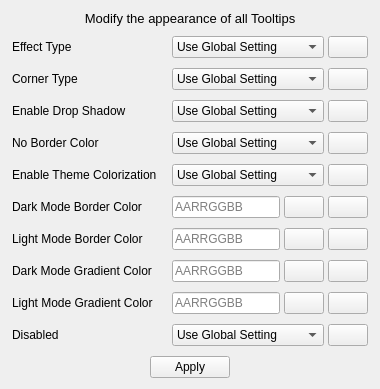
         <widget class="QWidget" name="tab4">
          <attribute name="title">
           <string>Tooltip</string>
          </attribute>
          <layout class="QVBoxLayout" name="verticalLayout_12" stretch="0,1,0">
           <property name="spacing">
            <number>10</number>
           </property>
           <property name="leftMargin">
            <number>12</number>
           </property>
           <property name="rightMargin">
            <number>12</number>
           </property>
           <item>
            <widget class="QLabel" name="description4">
             <property name="font">
              <font>
               <pointsize>10</pointsize>
              </font>
             </property>
             <property name="text">
              <string>Modify the appearance of all Tooltips</string>
             </property>
             <property name="scaledContents">
              <bool>false</bool>
             </property>
             <property name="alignment">
              <set>Qt::AlignCenter</set>
             </property>
             <property name="wordWrap">
              <bool>true</bool>
             </property>
            </widget>
           </item>
           <item>
            <layout class="QFormLayout" name="formLayout_10">
             <property name="horizontalSpacing">
              <number>15</number>
             </property>
             <property name="leftMargin">
              <number>0</number>
             </property>
             <property name="topMargin">
              <number>0</number>
             </property>
             <property name="rightMargin">
              <number>0</number>
             </property>
             <property name="bottomMargin">
              <number>0</number>
             </property>
             <item row="0" column="0">
              <widget class="QLabel" name="lbl_effectType4">
               <property name="text">
                <string>Effect Type</string>
               </property>
              </widget>
             </item>
             <item row="0" column="1">
              <layout class="QHBoxLayout" name="horizontalLayout_25" stretch="1,0">
               <property name="spacing">
                <number>4</number>
               </property>
               <item>
                <widget class="QComboBox" name="effectType4">
                 <property name="sizePolicy">
                  <sizepolicy hsizetype="Preferred" vsizetype="Minimum">
                   <horstretch>0</horstretch>
                   <verstretch>0</verstretch>
                  </sizepolicy>
                 </property>
                 <property name="currentIndex">
                  <number>9</number>
                 </property>
                 <item>
                  <property name="text">
                   <string extracomment="Disable all effects">Disable</string>
                  </property>
                 </item>
                 <item>
                  <property name="text">
                   <string>Transparent</string>
                  </property>
                 </item>
                 <item>
                  <property name="text">
                   <string>Solid</string>
                  </property>
                 </item>
                 <item>
                  <property name="text">
                   <string>Blur</string>
                  </property>
                 </item>
                 <item>
                  <property name="text">
                   <string>Classic Acrylic Blur</string>
                  </property>
                 </item>
                 <item>
                  <property name="text">
                   <string>Modern Acrylic Blur</string>
                  </property>
                 </item>
                 <item>
                  <property name="text">
                   <string>Acrylic</string>
                  </property>
                 </item>
                 <item>
                  <property name="text">
                   <string>Mica</string>
                  </property>
                 </item>
                 <item>
                  <property name="text">
                   <string>Mica Alt</string>
                  </property>
                 </item>
                 <item>
                  <property name="text">
                   <string>Use Global Setting</string>
                  </property>
                 </item>
                </widget>
               </item>
               <item>
                <widget class="QPushButton" name="reset_effect_type4">
                 <property name="enabled">
                  <bool>true</bool>
                 </property>
                 <property name="sizePolicy">
                  <sizepolicy hsizetype="Minimum" vsizetype="Minimum">
                   <horstretch>0</horstretch>
                   <verstretch>0</verstretch>
                  </sizepolicy>
                 </property>
                 <property name="text">
                  <string/>
                 </property>
                 <property name="icon">
                  <iconset>
                   <normaloff>../Assets/icons/reset_icon.png</normaloff>../Assets/icons/reset_icon.png</iconset>
                 </property>
                </widget>
               </item>
              </layout>
             </item>
             <item row="1" column="0">
              <widget class="QLabel" name="lbl_cornerType4">
               <property name="text">
                <string>Corner Type</string>
               </property>
              </widget>
             </item>
             <item row="1" column="1">
              <layout class="QHBoxLayout" name="horizontalLayout_80" stretch="1,0">
               <property name="spacing">
                <number>4</number>
               </property>
               <item>
                <widget class="QComboBox" name="cornerType4">
                 <property name="sizePolicy">
                  <sizepolicy hsizetype="Preferred" vsizetype="Minimum">
                   <horstretch>0</horstretch>
                   <verstretch>0</verstretch>
                  </sizepolicy>
                 </property>
                 <property name="currentIndex">
                  <number>4</number>
                 </property>
                 <item>
                  <property name="text">
                   <string>Dont't Change</string>
                  </property>
                 </item>
                 <item>
                  <property name="text">
                   <string>Square Corners</string>
                  </property>
                 </item>
                 <item>
                  <property name="text">
                   <string>Large Corners</string>
                  </property>
                 </item>
                 <item>
                  <property name="text">
                   <string>Small Corners</string>
                  </property>
                 </item>
                 <item>
                  <property name="text">
                   <string>Use Global Setting</string>
                  </property>
                 </item>
                </widget>
               </item>
               <item>
                <widget class="QPushButton" name="reset_corner_type4">
                 <property name="sizePolicy">
                  <sizepolicy hsizetype="Minimum" vsizetype="Minimum">
                   <horstretch>0</horstretch>
                   <verstretch>0</verstretch>
                  </sizepolicy>
                 </property>
                 <property name="text">
                  <string/>
                 </property>
                 <property name="icon">
                  <iconset>
                   <normaloff>../Assets/icons/reset_icon.png</normaloff>../Assets/icons/reset_icon.png</iconset>
                 </property>
                </widget>
               </item>
              </layout>
             </item>
             <item row="2" column="0">
              <widget class="QLabel" name="lbl_enableDropShadow4">
               <property name="text">
                <string>Enable Drop Shadow</string>
               </property>
              </widget>
             </item>
             <item row="2" column="1">
              <layout class="QHBoxLayout" name="horizontalLayout_67" stretch="1,0">
               <property name="spacing">
                <number>4</number>
               </property>
               <item>
                <widget class="QComboBox" name="enableDropShadow4">
                 <property name="sizePolicy">
                  <sizepolicy hsizetype="Preferred" vsizetype="Minimum">
                   <horstretch>0</horstretch>
                   <verstretch>0</verstretch>
                  </sizepolicy>
                 </property>
                 <property name="currentIndex">
                  <number>2</number>
                 </property>
                 <item>
                  <property name="text">
                   <string>No</string>
                  </property>
                 </item>
                 <item>
                  <property name="text">
                   <string>Yes</string>
                  </property>
                 </item>
                 <item>
                  <property name="text">
                   <string>Use Global Setting</string>
                  </property>
                 </item>
                </widget>
               </item>
               <item>
                <widget class="QPushButton" name="reset_drop_shadow4">
                 <property name="enabled">
                  <bool>true</bool>
                 </property>
                 <property name="sizePolicy">
                  <sizepolicy hsizetype="Minimum" vsizetype="Minimum">
                   <horstretch>0</horstretch>
                   <verstretch>0</verstretch>
                  </sizepolicy>
                 </property>
                 <property name="text">
                  <string/>
                 </property>
                 <property name="icon">
                  <iconset>
                   <normaloff>../Assets/icons/reset_icon.png</normaloff>../Assets/icons/reset_icon.png</iconset>
                 </property>
                </widget>
               </item>
              </layout>
             </item>
             <item row="3" column="0">
              <widget class="QLabel" name="lbl_noBorderColor4">
               <property name="text">
                <string>No Border Color</string>
               </property>
              </widget>
             </item>
             <item row="3" column="1">
              <layout class="QHBoxLayout" name="horizontalLayout_81" stretch="1,0">
               <property name="spacing">
                <number>4</number>
               </property>
               <item>
                <widget class="QComboBox" name="noBorderColor4">
                 <property name="sizePolicy">
                  <sizepolicy hsizetype="Preferred" vsizetype="Minimum">
                   <horstretch>0</horstretch>
                   <verstretch>0</verstretch>
                  </sizepolicy>
                 </property>
                 <property name="currentIndex">
                  <number>2</number>
                 </property>
                 <item>
                  <property name="text">
                   <string>No</string>
                  </property>
                 </item>
                 <item>
                  <property name="text">
                   <string>Yes</string>
                  </property>
                 </item>
                 <item>
                  <property name="text">
                   <string>Use Global Setting</string>
                  </property>
                 </item>
                </widget>
               </item>
               <item>
                <widget class="QPushButton" name="reset_border_color4">
                 <property name="sizePolicy">
                  <sizepolicy hsizetype="Minimum" vsizetype="Minimum">
                   <horstretch>0</horstretch>
                   <verstretch>0</verstretch>
                  </sizepolicy>
                 </property>
                 <property name="text">
                  <string/>
                 </property>
                 <property name="icon">
                  <iconset>
                   <normaloff>../Assets/icons/reset_icon.png</normaloff>../Assets/icons/reset_icon.png</iconset>
                 </property>
                </widget>
               </item>
              </layout>
             </item>
             <item row="7" column="0">
              <widget class="QLabel" name="lbl_darkModeGradientColor4">
               <property name="text">
                <string>Dark Mode Gradient Color</string>
               </property>
              </widget>
             </item>
             <item row="7" column="1">
              <layout class="QHBoxLayout" name="horizontalLayout_82" stretch="1,0,0">
               <property name="spacing">
                <number>4</number>
               </property>
               <item>
                <widget class="QLineEdit" name="darkModeGradientColor4">
                 <property name="sizePolicy">
                  <sizepolicy hsizetype="Expanding" vsizetype="Minimum">
                   <horstretch>0</horstretch>
                   <verstretch>0</verstretch>
                  </sizepolicy>
                 </property>
                 <property name="toolTip">
                  <string/>
                 </property>
                 <property name="layoutDirection">
                  <enum>Qt::LeftToRight</enum>
                 </property>
                 <property name="readOnly">
                  <bool>true</bool>
                 </property>
                 <property name="placeholderText">
                  <string>AARRGGBB</string>
                 </property>
                </widget>
               </item>
               <item>
                <widget class="QPushButton" name="dark_mode_gradient_color_picker4">
                 <property name="enabled">
                  <bool>true</bool>
                 </property>
                 <property name="sizePolicy">
                  <sizepolicy hsizetype="Minimum" vsizetype="Minimum">
                   <horstretch>0</horstretch>
                   <verstretch>0</verstretch>
                  </sizepolicy>
                 </property>
                 <property name="text">
                  <string/>
                 </property>
                 <property name="icon">
                  <iconset>
                   <normaloff>../Assets/icons/color_picker_icon.png</normaloff>../Assets/icons/color_picker_icon.png</iconset>
                 </property>
                </widget>
               </item>
               <item>
                <widget class="QPushButton" name="reset_dark_mode_gradient_color4">
                 <property name="enabled">
                  <bool>true</bool>
                 </property>
                 <property name="sizePolicy">
                  <sizepolicy hsizetype="Minimum" vsizetype="Minimum">
                   <horstretch>0</horstretch>
                   <verstretch>0</verstretch>
                  </sizepolicy>
                 </property>
                 <property name="text">
                  <string/>
                 </property>
                 <property name="icon">
                  <iconset>
                   <normaloff>../Assets/icons/reset_icon.png</normaloff>../Assets/icons/reset_icon.png</iconset>
                 </property>
                </widget>
               </item>
              </layout>
             </item>
             <item row="8" column="0">
              <widget class="QLabel" name="lbl_lightModeGradientColor4">
               <property name="text">
                <string>Light Mode Gradient Color</string>
               </property>
              </widget>
             </item>
             <item row="8" column="1">
              <layout class="QHBoxLayout" name="horizontalLayout_83" stretch="1,0,0">
               <property name="spacing">
                <number>4</number>
               </property>
               <item>
                <widget class="QLineEdit" name="lightModeGradientColor4">
                 <property name="sizePolicy">
                  <sizepolicy hsizetype="Expanding" vsizetype="Minimum">
                   <horstretch>0</horstretch>
                   <verstretch>0</verstretch>
                  </sizepolicy>
                 </property>
                 <property name="toolTip">
                  <string/>
                 </property>
                 <property name="layoutDirection">
                  <enum>Qt::LeftToRight</enum>
                 </property>
                 <property name="readOnly">
                  <bool>true</bool>
                 </property>
                 <property name="placeholderText">
                  <string>AARRGGBB</string>
                 </property>
                </widget>
               </item>
               <item>
                <widget class="QPushButton" name="light_mode_gradient_color_picker4">
                 <property name="enabled">
                  <bool>true</bool>
                 </property>
                 <property name="sizePolicy">
                  <sizepolicy hsizetype="Minimum" vsizetype="Minimum">
                   <horstretch>0</horstretch>
                   <verstretch>0</verstretch>
                  </sizepolicy>
                 </property>
                 <property name="text">
                  <string/>
                 </property>
                 <property name="icon">
                  <iconset>
                   <normaloff>../Assets/icons/color_picker_icon.png</normaloff>../Assets/icons/color_picker_icon.png</iconset>
                 </property>
                </widget>
               </item>
               <item>
                <widget class="QPushButton" name="reset_light_mode_gradient_color4">
                 <property name="enabled">
                  <bool>true</bool>
                 </property>
                 <property name="sizePolicy">
                  <sizepolicy hsizetype="Minimum" vsizetype="Minimum">
                   <horstretch>0</horstretch>
                   <verstretch>0</verstretch>
                  </sizepolicy>
                 </property>
                 <property name="text">
                  <string/>
                 </property>
                 <property name="icon">
                  <iconset>
                   <normaloff>../Assets/icons/reset_icon.png</normaloff>../Assets/icons/reset_icon.png</iconset>
                 </property>
                </widget>
               </item>
              </layout>
             </item>
             <item row="9" column="0">
              <widget class="QLabel" name="lbl_disabledEffect4">
               <property name="text">
                <string>Disabled</string>
               </property>
              </widget>
             </item>
             <item row="9" column="1">
              <layout class="QHBoxLayout" name="horizontalLayout_84" stretch="1,0">
               <property name="spacing">
                <number>4</number>
               </property>
               <item>
                <widget class="QComboBox" name="disabledEffect4">
                 <property name="sizePolicy">
                  <sizepolicy hsizetype="Preferred" vsizetype="Minimum">
                   <horstretch>0</horstretch>
                   <verstretch>0</verstretch>
                  </sizepolicy>
                 </property>
                 <property name="currentIndex">
                  <number>2</number>
                 </property>
                 <item>
                  <property name="text">
                   <string>No</string>
                  </property>
                 </item>
                 <item>
                  <property name="text">
                   <string>Yes</string>
                  </property>
                 </item>
                 <item>
                  <property name="text">
                   <string>Use Global Setting</string>
                  </property>
                 </item>
                </widget>
               </item>
               <item>
                <widget class="QPushButton" name="reset_disabled4">
                 <property name="enabled">
                  <bool>true</bool>
                 </property>
                 <property name="sizePolicy">
                  <sizepolicy hsizetype="Minimum" vsizetype="Minimum">
                   <horstretch>0</horstretch>
                   <verstretch>0</verstretch>
                  </sizepolicy>
                 </property>
                 <property name="text">
                  <string/>
                 </property>
                 <property name="icon">
                  <iconset>
                   <normaloff>../Assets/icons/reset_icon.png</normaloff>../Assets/icons/reset_icon.png</iconset>
                 </property>
                </widget>
               </item>
              </layout>
             </item>
             <item row="4" column="0">
              <widget class="QLabel" name="lbl_enableThemeColorization4">
               <property name="text">
                <string>Enable Theme Colorization</string>
               </property>
              </widget>
             </item>
             <item row="4" column="1">
              <layout class="QHBoxLayout" name="horizontalLayout_85" stretch="1,0">
               <property name="spacing">
                <number>4</number>
               </property>
               <item>
                <widget class="QComboBox" name="enableThemeColorization4">
                 <property name="sizePolicy">
                  <sizepolicy hsizetype="Preferred" vsizetype="Minimum">
                   <horstretch>0</horstretch>
                   <verstretch>0</verstretch>
                  </sizepolicy>
                 </property>
                 <property name="currentIndex">
                  <number>2</number>
                 </property>
                 <item>
                  <property name="text">
                   <string>No</string>
                  </property>
                 </item>
                 <item>
                  <property name="text">
                   <string>Yes</string>
                  </property>
                 </item>
                 <item>
                  <property name="text">
                   <string>Use Global Setting</string>
                  </property>
                 </item>
                </widget>
               </item>
               <item>
                <widget class="QPushButton" name="reset_theme_colorization4">
                 <property name="sizePolicy">
                  <sizepolicy hsizetype="Minimum" vsizetype="Minimum">
                   <horstretch>0</horstretch>
                   <verstretch>0</verstretch>
                  </sizepolicy>
                 </property>
                 <property name="text">
                  <string/>
                 </property>
                 <property name="icon">
                  <iconset>
                   <normaloff>../Assets/icons/reset_icon.png</normaloff>../Assets/icons/reset_icon.png</iconset>
                 </property>
                </widget>
               </item>
              </layout>
             </item>
             <item row="5" column="0">
              <widget class="QLabel" name="lbl_darkModeBorderColor4">
               <property name="text">
                <string>Dark Mode Border Color</string>
               </property>
              </widget>
             </item>
             <item row="5" column="1">
              <layout class="QHBoxLayout" name="horizontalLayout_86" stretch="1,0,0">
               <property name="spacing">
                <number>4</number>
               </property>
               <item>
                <widget class="QLineEdit" name="darkModeBorderColor4">
                 <property name="sizePolicy">
                  <sizepolicy hsizetype="Expanding" vsizetype="Minimum">
                   <horstretch>0</horstretch>
                   <verstretch>0</verstretch>
                  </sizepolicy>
                 </property>
                 <property name="toolTip">
                  <string/>
                 </property>
                 <property name="layoutDirection">
                  <enum>Qt::LeftToRight</enum>
                 </property>
                 <property name="readOnly">
                  <bool>true</bool>
                 </property>
                 <property name="placeholderText">
                  <string>AARRGGBB</string>
                 </property>
                </widget>
               </item>
               <item>
                <widget class="QPushButton" name="dark_mode_border_color_picker4">
                 <property name="enabled">
                  <bool>true</bool>
                 </property>
                 <property name="sizePolicy">
                  <sizepolicy hsizetype="Minimum" vsizetype="Minimum">
                   <horstretch>0</horstretch>
                   <verstretch>0</verstretch>
                  </sizepolicy>
                 </property>
                 <property name="text">
                  <string/>
                 </property>
                 <property name="icon">
                  <iconset>
                   <normaloff>../Assets/icons/color_picker_icon.png</normaloff>../Assets/icons/color_picker_icon.png</iconset>
                 </property>
                </widget>
               </item>
               <item>
                <widget class="QPushButton" name="reset_dark_mode_border_color4">
                 <property name="enabled">
                  <bool>true</bool>
                 </property>
                 <property name="sizePolicy">
                  <sizepolicy hsizetype="Minimum" vsizetype="Minimum">
                   <horstretch>0</horstretch>
                   <verstretch>0</verstretch>
                  </sizepolicy>
                 </property>
                 <property name="text">
                  <string/>
                 </property>
                 <property name="icon">
                  <iconset>
                   <normaloff>../Assets/icons/reset_icon.png</normaloff>../Assets/icons/reset_icon.png</iconset>
                 </property>
                </widget>
               </item>
              </layout>
             </item>
             <item row="6" column="0">
              <widget class="QLabel" name="lbl_lightModeBorderColor4">
               <property name="text">
                <string>Light Mode Border Color</string>
               </property>
              </widget>
             </item>
             <item row="6" column="1">
              <layout class="QHBoxLayout" name="horizontalLayout_87" stretch="1,0,0">
               <property name="spacing">
                <number>4</number>
               </property>
               <item>
                <widget class="QLineEdit" name="lightModeBorderColor4">
                 <property name="sizePolicy">
                  <sizepolicy hsizetype="Expanding" vsizetype="Minimum">
                   <horstretch>0</horstretch>
                   <verstretch>0</verstretch>
                  </sizepolicy>
                 </property>
                 <property name="toolTip">
                  <string/>
                 </property>
                 <property name="layoutDirection">
                  <enum>Qt::LeftToRight</enum>
                 </property>
                 <property name="readOnly">
                  <bool>true</bool>
                 </property>
                 <property name="placeholderText">
                  <string>AARRGGBB</string>
                 </property>
                </widget>
               </item>
               <item>
                <widget class="QPushButton" name="light_mode_border_color_picker4">
                 <property name="enabled">
                  <bool>true</bool>
                 </property>
                 <property name="sizePolicy">
                  <sizepolicy hsizetype="Minimum" vsizetype="Minimum">
                   <horstretch>0</horstretch>
                   <verstretch>0</verstretch>
                  </sizepolicy>
                 </property>
                 <property name="text">
                  <string/>
                 </property>
                 <property name="icon">
                  <iconset>
                   <normaloff>../Assets/icons/color_picker_icon.png</normaloff>../Assets/icons/color_picker_icon.png</iconset>
                 </property>
                </widget>
               </item>
               <item>
                <widget class="QPushButton" name="reset_light_mode_border_color4">
                 <property name="enabled">
                  <bool>true</bool>
                 </property>
                 <property name="sizePolicy">
                  <sizepolicy hsizetype="Minimum" vsizetype="Minimum">
                   <horstretch>0</horstretch>
                   <verstretch>0</verstretch>
                  </sizepolicy>
                 </property>
                 <property name="text">
                  <string/>
                 </property>
                 <property name="icon">
                  <iconset>
                   <normaloff>../Assets/icons/reset_icon.png</normaloff>../Assets/icons/reset_icon.png</iconset>
                 </property>
                </widget>
               </item>
              </layout>
             </item>
            </layout>
           </item>
           <item>
            <layout class="QHBoxLayout" name="horizontalLayout_15">
             <item>
              <spacer name="horizontalSpacer_19">
               <property name="orientation">
                <enum>Qt::Horizontal</enum>
               </property>
               <property name="sizeHint" stdset="0">
                <size>
                 <width>40</width>
                 <height>20</height>
                </size>
               </property>
              </spacer>
             </item>
             <item>
              <widget class="QPushButton" name="applyButton4">
               <property name="cursor">
                <cursorShape>PointingHandCursor</cursorShape>
               </property>
               <property name="text">
                <string>Apply</string>
               </property>
              </widget>
             </item>
             <item>
              <spacer name="horizontalSpacer_20">
               <property name="orientation">
                <enum>Qt::Horizontal</enum>
               </property>
               <property name="sizeHint" stdset="0">
                <size>
                 <width>40</width>
                 <height>20</height>
                </size>
               </property>
              </spacer>
             </item>
            </layout>
           </item>
          </layout>
         </widget>
